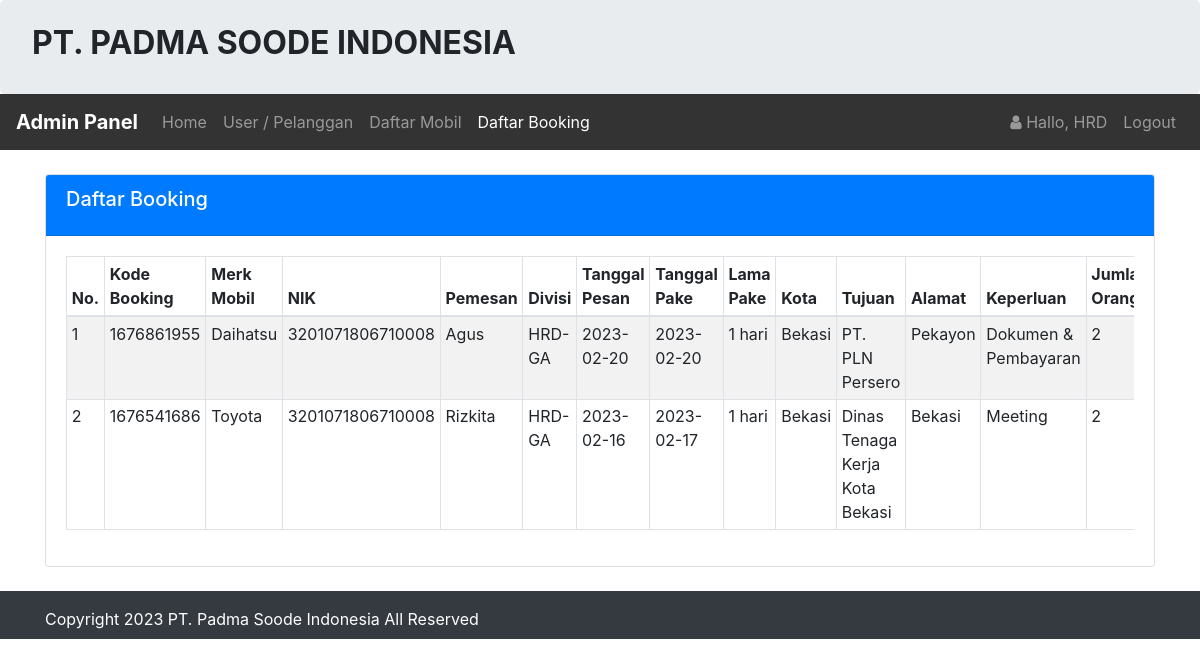
Screenshot of /admin/booking/booking.php (signed in) with the database file from the repository.
### tables this page shows
CREATE TABLE `infoweb` (
  `id` int(11) NOT NULL,
  `nama_rental` varchar(255) NOT NULL,
  `telp` varchar(15) NOT NULL,
  `alamat` text NOT NULL,
  `email` varchar(255) NOT NULL,
  `updated_at` timestamp NOT NULL DEFAULT current_timestamp()
);

CREATE TABLE `booking` (
  `id_booking` int(11) NOT NULL,
  `kode_booking` varchar(255) NOT NULL,
  `id_login` int(11) NOT NULL,
  `id_mobil` int(11) NOT NULL,
  `nik` varchar(255) NOT NULL,
  `pemesan` varchar(255) NOT NULL,
  `divisi` varchar(255) NOT NULL,
  `tgl_pesan` varchar(255) NOT NULL,
  `tgl_pake` varchar(255) NOT NULL,
  `lama_pake` int(11) NOT NULL,
  `kota` varchar(255) NOT NULL,
  `tujuan` varchar(255) NOT NULL,
  `alamat` varchar(255) NOT NULL,
  `keperluan` varchar(255) NOT NULL,
  `jml_orang` int(11) NOT NULL,
  `jml_barang` int(11) NOT NULL,
  `etd_padma` time(6) NOT NULL,
  `eta_tujuan` time(6) NOT NULL,
  `supir` varchar(255) NOT NULL,
  `go_time` time NOT NULL,
  `status_booking` varchar(255) NOT NULL,
  `konfirmasi_booking` varchar(255) NOT NULL,
  `tgl_input` varchar(255) NOT NULL
);

CREATE TABLE `mobil` (
  `id_mobil` int(11) NOT NULL,
  `no_plat` varchar(255) NOT NULL,
  `nama_mobil` varchar(255) NOT NULL,
  `merk` varchar(255) NOT NULL,
  `deskripsi` varchar(255) NOT NULL,
  `status_mobil` varchar(255) NOT NULL,
  `gambar` text NOT NULL
);

### koneksi/koneksi.php (called while the page is built, shortened)
<?php
    $user = 'root';
    $pass = '';
    $koneksi = new PDO("mysql:host=localhost;dbname=db_pemesananmobil", $user, $pass);
    $url = "http://localhost/pemesananmobil/";
    $sql_web = "SELECT * FROM infoweb WHERE id = 1";
    $row_web = $koneksi->prepare($sql_web);
    $row_web->execute();
    $info_web = $row_web->fetch(PDO::FETCH_OBJ);

### admin/booking/booking.php (the view, shortened to what this page needs)
<?php
require '../../koneksi/koneksi.php';
$title_web = 'Daftar Booking';
include '../header.php';
if (!empty($_GET['id'])) {
    $id = strip_tags($_GET['id']);
    $sql = "SELECT mobil.merk, booking.* FROM booking JOIN mobil ON
                booking.id_mobil=mobil.id_mobil WHERE id_login = '$id' ORDER BY id_booking DESC";
} else {
    $sql = "SELECT mobil.merk, booking.* FROM booking JOIN mobil ON
                booking.id_mobil=mobil.id_mobil ORDER BY id_booking DESC";
}
$hasil = $koneksi->query($sql)->fetchAll();
?>
<br>
<div class="container">
    <div class="card">
        <div class="card-header text-white bg-primary">
            <h5 class="card-title">
                Daftar Booking
            </h5>
        </div>
        <div class="card-body">
            <div class="table-responsive">
                <table class="table table-striped table-bordered table-sm">
                    <thead>
                        <tr>
                            <th>No. </th>
                            <th>Kode Booking</th>
                            <th>Merk Mobil</th>
                            <th>NIK</th>
                            <th>Pemesan</th>
                            <th>Divisi</th>
                            <th>Tanggal Pesan</th>
                            <th>Tanggal Pake</th>
                            <th>Lama Pake</th>
                            <th>Kota</th>
                            <th>Tujuan</th>
                            <th>Alamat</th>
                            <th>Keperluan</th>
                            <th>Jumlah Orang</th>
                        </tr>
                    </thead>
                    <tbody>
                        <?php $no = 1;
                        foreach ($hasil as $isi) { ?>
                            <tr>
                                <td><?php echo $no; ?></td>
                                <td><?= $isi['kode_booking']; ?></td>
                                <td><?= $isi['merk']; ?></td>
                                <td><?= $isi['nik']; ?></td>
                                <td><?= $isi['pemesan']; ?></td>
                                <td><?= $isi['divisi']; ?></td>
                                <td><?= $isi['tgl_pesan']; ?></td>
                                <td><?= $isi['tgl_pake']; ?></td>
                                <td><?= $isi['lama_pake']; ?> hari</td>
                                <td><?= $isi['kota']; ?></td>
                                <td><?= $isi['tujuan']; ?></td>
                                <td><?= $isi['alamat']; ?></td>
                                <td><?= $isi['keperluan']; ?></td>
                                <td><?= $isi['jml_orang']; ?></td>
                            </tr>
                        <?php $no++;
                        } ?>
                    </tbody>
                </table>
            </div>
        </div>
    </div>
</div>
<?php include '../footer.php'; ?>

### admin/header.php (shortened to what this page needs)
<?php
$id_login = $_SESSION['USER']['id_login'];
$row = $koneksi->prepare("SELECT * FROM login WHERE id_login=?");
$row->execute(array($id_login));
$hasil_login = $row->fetch();
?>
<!doctype html>
<html lang="en">
<head>
    <link rel="stylesheet" href="<?php echo $url; ?>assets/css/bootstrap.css">
    <link rel="stylesheet" href="<?php echo $url; ?>assets/css/font-awesome.css">
</head>
<body>
    <div class="jumbotron pt-4 pb-4">
        <div class="row">
            <div class="col-sm-8">
                <h2><b style="text-transform:uppercase;"><?= $info_web->nama_rental; ?> </b></h2>
            </div>
        </div>
    </div>
    <nav class="navbar navbar-expand-lg navbar-dark" style="background-color: #333;">
        <a class="navbar-brand" href="<?php echo $url; ?>admin/"><b>Admin Panel</b></a>
        <div class="collapse navbar-collapse" id="collapsibleNavId">
            <ul class="navbar-nav mr-auto mt-2 mt-lg-0">
                <li class="nav-item <?php if ($title_web == 'Dashboard') {
                                        echo 'active';
                                    } ?>">
                    <a class="nav-link" href="<?php echo $url; ?>admin/">Home <span class="sr-only">(current)</span></a>
                </li>
                <li class="nav-item <?php if ($title_web == 'User') {
                                        echo 'active';
                                    } ?>">
                    <a class="nav-link" href="<?php echo $url; ?>admin/user/index.php">User / Pelanggan</a>
                </li>
                <li class="nav-item <?php if ($title_web == 'Daftar Mobil') {
                                        echo 'active';
                                    } ?>
                <?php if ($title_web == 'Tambah Mobil') {
                    echo 'active';
                } ?>
                <?php if ($title_web == 'Edit Mobil') {
                    echo 'active';
                } ?>">
                    <a class="nav-link" href="<?php echo $url; ?>admin/mobil/mobil.php">Daftar Mobil</a>
                </li>
                <li class="nav-item <?php if ($title_web == 'Daftar Booking') {
                                        echo 'active';
                                    } ?>
                <?php if ($title_web == 'Konfirmasi') {
                    echo 'active';
                } ?>">
                    <a class="nav-link" href="<?php echo $url; ?>admin/booking/booking.php">Daftar Booking</a>
                </li>
            </ul>
            <ul class="navbar-nav my-2 my-lg-0">
                <li class="nav-item">
                    <a class="nav-link" href="#">
                        <i class="fa fa-user"> </i> Hallo, <?php echo $hasil_login['nama_pengguna']; ?>
                    </a>
                </li>
                <li class="nav-item">
                    <a class="nav-link" onclick="return confirm('Apakah anda ingin logout ?');" href="<?php echo $url; ?>admin/logout.php">Logout</a>
                </li>
            </ul>
        </div>
    </nav>

### admin/footer.php (shortened to what this page needs)
    <div class="footer mt-4 bg-dark text-white pt-3 pb-2">
      <div class="container">
        Copyright <?= date('Y');?> <?= $info_web->nama_rental;?> All Reserved
      </div>
    </div>
  </body>
</html>

### rows the page displays
infoweb: nama_rental "PT. PADMA SOODE INDONESIA", nama_rental "PT. Padma Soode Indonesia"
booking: kode_booking "1676861955", id_mobil.merk "Daihatsu", nik "3201071806710008", pemesan "Agus", divisi "HRD-GA", tgl_pesan "2023-02-20", tgl_pake "2023-02-20", lama_pake "1", kota "Bekasi", tujuan "PT. PLN Persero", alamat "Pekayon", keperluan "Dokumen & Pembayaran", jml_orang "2"
booking: kode_booking "1676541686", id_mobil.merk "Toyota", nik "3201071806710008", pemesan "Rizkita", divisi "HRD-GA", tgl_pesan "2023-02-16", tgl_pake "2023-02-17", lama_pake "1", kota "Bekasi", tujuan "Dinas Tenaga Kerja Kota Bekasi", alamat "Bekasi", keperluan "Meeting", jml_orang "2"

### other values shown
$hasil_login['nama_pengguna'] "HRD"
